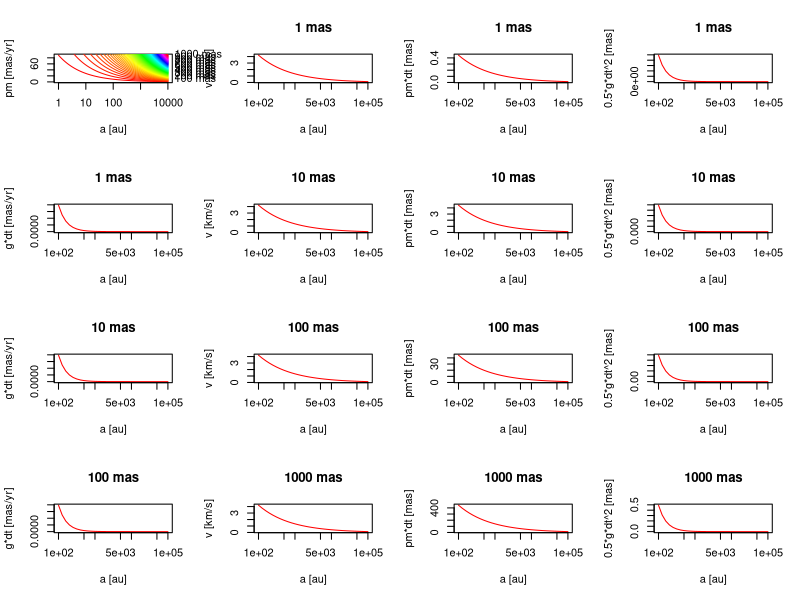
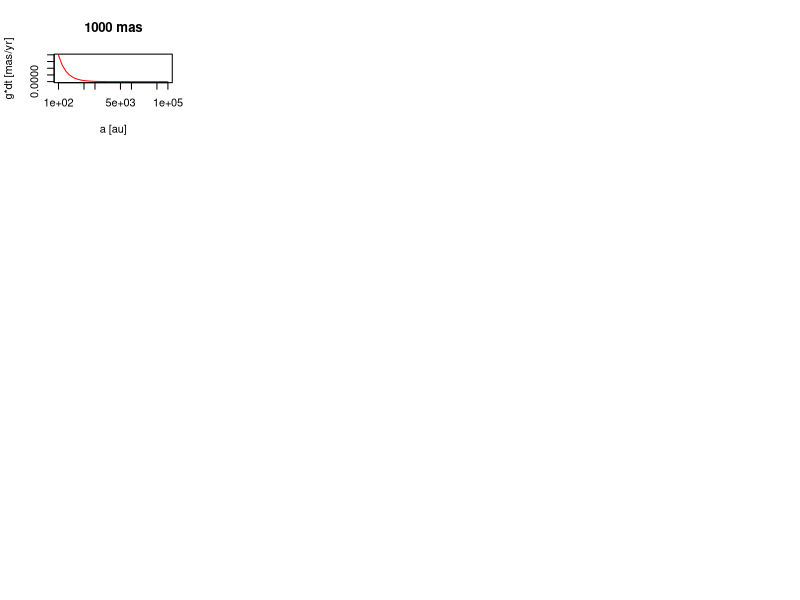

Here is the R script that generated these plots, in order:
##assume double suns
cs <- rainbow(100)
plxs <- seq(10,1000,by=10)#mas
pdf('test.pdf',16,16)
par(mfrow=c(4,4))
dt <- 0.5#GDR3 and GDR2 time gap
for(k in 1:length(plxs)){
    plx <- plxs[k]
    a <- 10^seq(0,4,by=0.01)
    v <- sqrt(4*pi^2*2/a)#au/yr
    pm <- v*plx#mas/yr
    if(k==1){
        plot(a,pm,xlab='a [au]',ylab='pm [mas/yr]',type='l',col=cs[1],log='x')
    }else{
        lines(a,pm,col=cs[k])
    }
    if(k%%10==0) text(max(a),min(pm),labels=paste(plx,'mas'),xpd=NA,pos=4)
}
plxs <- c(1,10,100,1000)
for(plx in plxs){
    a <- 10^seq(2,5,by=0.1)
    v <- sqrt(4*pi^2*2/a)#au/yr
    pm <- v*plx#mas/yr
    plot(a,v*4.74047,xlab='a [au]',ylab='v [km/s]',type='l',col=cs[1],log='x',main=paste(plx,'mas'))
    plot(a,pm*dt,xlab='a [au]',ylab='pm*dt [mas]',type='l',col=cs[1],log='x',main=paste(plx,'mas'))
    g <- 4*pi^2/a^2#au/yr^2
    ang <- 0.5*g*dt^2*plx
    plot(a,ang,xlab='a [au]',ylab='0.5*g*dt^2 [mas]',type='l',col=cs[1],log='x',main=paste(plx,'mas'))
    plot(a,g*dt,xlab='a [au]',ylab='g*dt [mas/yr]',type='l',col=cs[1],log='x',main=paste(plx,'mas'))
}
dev.off()
